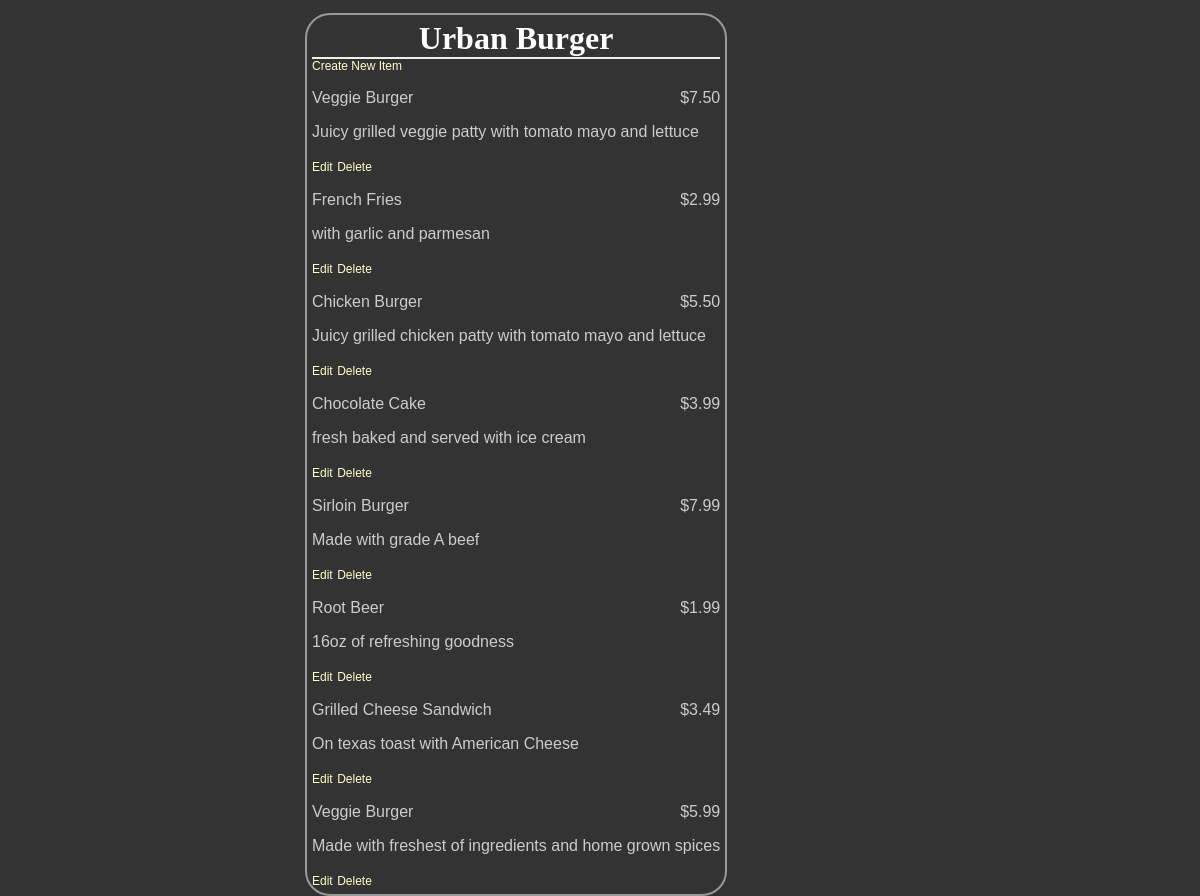
The app's page /restaurants/2/ with its own data.
### database_setup.py (models this page shows, shortened)
class Restaurant(Base):
    __tablename__ = 'restaurant'
    name = Column(String(100), nullable = False)
    id = Column(Integer, primary_key = True)

class MenuItem(Base):
    __tablename__ = 'menu_item'
    name = Column(String(100), nullable = False)
    id = Column(Integer, primary_key = True)
    course = Column(String(250))
    description = Column(String(250))
    price = Column(String(10))
    restaurant_id = Column(Integer, ForeignKey('restaurant.id'))
    restaurant = relationship(Restaurant)

### project.py (the view)
@app.route('/')
@app.route('/restaurants/<int:restaurant_id>/')
def restaurantMenu(restaurant_id):
    restaurant = session.query(Restaurant).filter_by(id=restaurant_id).one()
    items = session.query(MenuItem).filter_by(restaurant_id=restaurant.id)
    return render_template('menu.html', restaurant=restaurant, items=items)

### project.py (called while the page is built)
@app.teardown_request
def remove_session(ex=None):
    session.remove()

### templates/menu.html (shortened to what this page needs)
<html>
<head>
    <link rel=stylesheet type=text/css href="{{ url_for('static', filename='styles.css') }}">
</head>
<body>
    <div class='pane'>
        <div class='header'>
            <h1>{{ restaurant.name }}</h1>
        </div>
        <a href='{{url_for('newMenuItem', restaurant_id = restaurant.id) }}'>Create New Item</a>
        {% for i in items %}
        <div class='nameAndPrice'>
            <span class='name'>
                <p>{{i.name}}</p>
            </span>
            <span class='price'>
                <p>{{i.price}} </p>
            </span>
        </div>
        <div class='description'>
            <p>{{i.description}}</p>
        </div>
        <div class="editdeletepane">
            <a href='{{url_for('editMenuItem',restaurant_id = restaurant.id, menu_id=i.id)}}'>Edit</a>
            <a href='{{url_for('deleteMenuItem', restaurant_id = restaurant.id, menu_id=i.id)}}'>Delete</a>
        </div>
        {% endfor %}
    </div>
</body>
</html>

### static/styles.css (style rules this page uses)
body { font-family: sans-serif; background-color: #333333 }
h1, h2, h3, h4 { color: #ffffff; }
h1, h2 { font-family: 'georgia', serif; margin: 0; }
h1 { border-bottom: 2px solid #eee; }
p, dd, dt { color: #cccccc; }
a { text-decoration: none; color: #ffffcc; font-size: .75em; }
.pane { position: absolute; left: 25%; border: 2px solid; border-radius: 25px; padding: 5px; margin: 5px; border-color: #999999; background-color: #333333 }
.header { left: 50%; text-align: center; }
.name { width: 50%; display: inline-block; float: left; }
.price { text-align: right; width: 50%; float: right; }

### records on screen
Restaurant: name "Urban Burger"
MenuItem: name "Veggie Burger", price "$7.50", description "Juicy grilled veggie patty with tomato mayo and lettuce"
MenuItem: name "French Fries", price "$2.99", description "with garlic and parmesan"
MenuItem: name "Chicken Burger", price "$5.50", description "Juicy grilled chicken patty with tomato mayo and lettuce"
MenuItem: name "Chocolate Cake", price "$3.99", description "fresh baked and served with ice cream"
MenuItem: name "Sirloin Burger", price "$7.99", description "Made with grade A beef"
MenuItem: name "Root Beer", price "$1.99", description "16oz of refreshing goodness"
MenuItem: name "Grilled Cheese Sandwich", price "$3.49", description "On texas toast with American Cheese"
MenuItem: name "Veggie Burger", price "$5.99", description "Made with freshest of ingredients and home grown spices"
